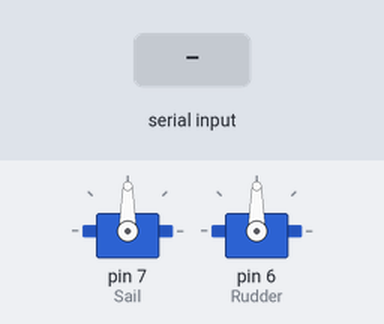
Bench run of a sketch on a simulated Arduino Uno, built with avr-gcc and run on an emulated ATmega328P. Parts: 2 × servo. The inputs (shaded band) are chosen by the test bench. What the sketch prints to the serial monitor is not drawn.

Above: at 1.2 s.
1.3 s: "s,45\n" received over Serial
At 2.9 s:
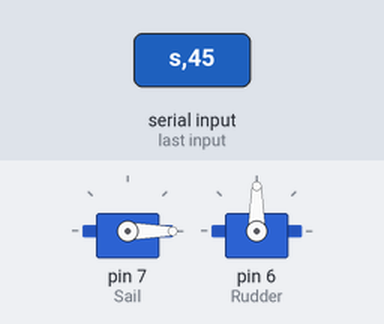
4.0 s: "r,45\n" received over Serial
At 6.0 s:
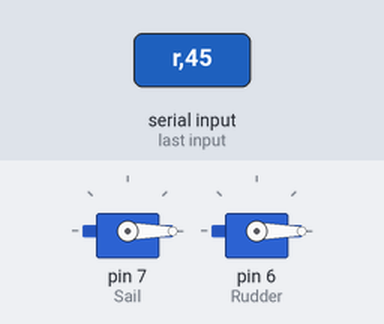
6.5 s: "s90\n" received over Serial
At 7.9 s:
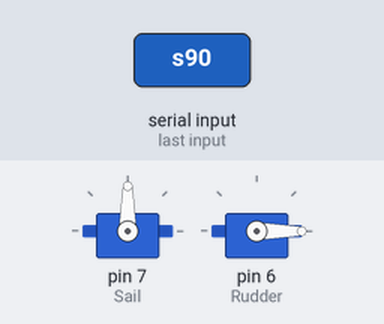
9.0 s: "r90\n" received over Serial
At 11.0 s:
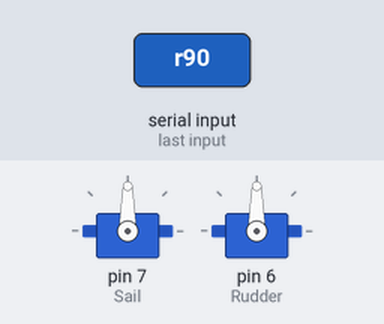
11.5 s: "s" received over Serial
At 12.9 s:
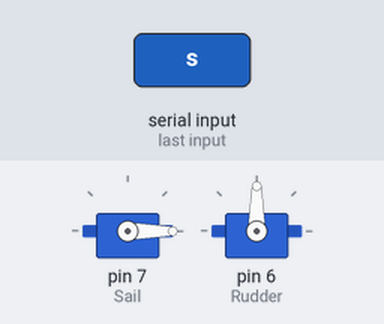
Timing chart, 0 to 14.5 s (numbered marks = the images above; inputs shaded):
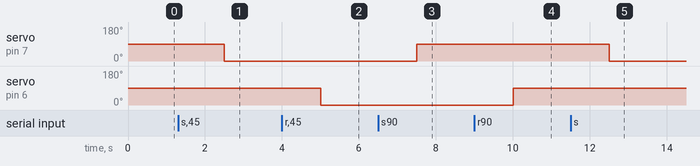

The sketch:

Servo_Control.ino
```cpp
#include <Servo.h>            //include Servo.h library to allow easy control of the two servo motors

Servo Sail;                   //define Servo object for the servo motor controlling the sails
Servo Rudder;                 //define Servo object for the servo motor controlling the rudder

void setup()
{
  Sail.attach(7);             //tell the sail servo object which pin on the Arduino board the servos control line is connected to
  Rudder.attach(6);           //tell the rudder servo object which pin on the Arduino board the servos control line is connected to

  Sail.write(90);             //initially center the servo position - position is given as int for the desired angle
  Rudder.write(90);           //(position range should be roughly from 0° to 180°)

  Serial.begin(115200);      //start serial bus with given data rate
  Serial.println("Enter servo position in degrees between 0 and 180.");
  Serial.println("s or r followed by the desired angle - example: s45");
}

void loop()
{
  while (Serial.available())                  //check serial bus for incoming data
  {
    parseServoString(Serial.readString());    //call function parseServoString()
  }
  delay(500);
}

void parseServoString(String degree)           //function to determine which servo should be rotated to what degree
{
  if (degree[0] == 's')                        //check first character of input string if sail servo should be moved
  {
    degree.replace("s","");                    //delete first character of input string
    Sail.write(degree.toInt());                //convert remaining input string to integer and use as argument for Sail.write()
  }
  else if (degree[0] == 'r')                   //check first character of input string if rudder servo should be moved
  {
    degree.replace("r","");                    //delete first character of input string
    Rudder.write(degree.toInt());              //convert remaining input string to integer and use as argument for Sail.write()
  }
  else
  {
    Serial.println("illegal input");          //debug
  }
}
```

Measured:
- after the input at 1.3 s, servo on pin 7 (Sail): 90° → 0° after 1.2 s
- after the input at 4.0 s, servo on pin 6 (Rudder): 90° → 0° after 1.0 s
- after the input at 6.5 s, servo on pin 7 (Sail): 0° → 90° after 1.0 s
- after the input at 9.0 s, servo on pin 6 (Rudder): 0° → 90° after 1.0 s
- after the input at 11.5 s, servo on pin 7 (Sail): 90° → 0° after 1.0 s
